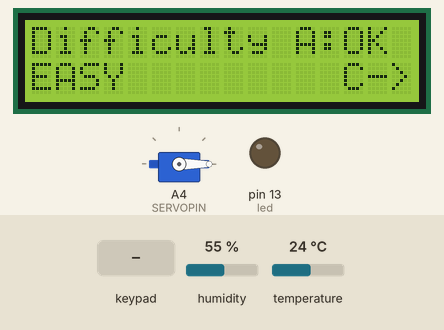
Bench run of a sketch on a simulated Arduino Uno, built with avr-gcc and run on an emulated ATmega328P. On the bench: servo, 16×2 character LCD, output pins drawn as LEDs (lit = HIGH). The inputs (shaded band) are chosen by the test bench; at power-on: humidity 55 %, temperature 24 °C. What the sketch prints to the serial monitor is not drawn.

Above: at 8.0 s.
8.1 s: key 'A' pressed
At 9.1 s:
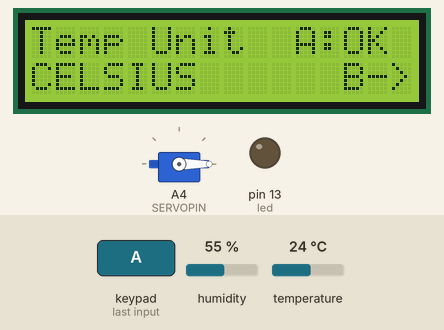
9.6 s: keypad keys 9 8 7 6 A pressed 0.4 s apart
At 11.5 s:
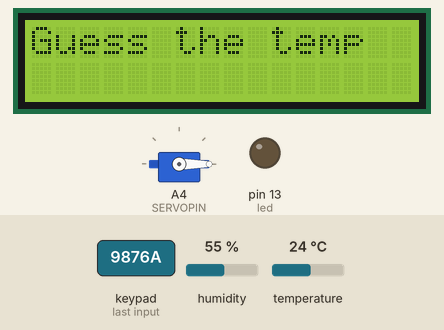
13.1 s: keypad keys 1 3 9 7 A pressed 0.4 s apart
At 15.8 s:
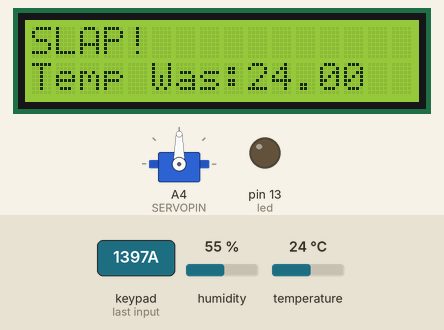
Timing chart, 0 to 17.3 s (numbered marks = the images above; inputs shaded):
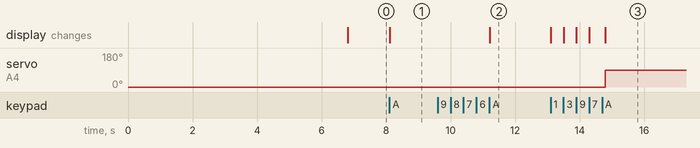

The sketch:

NumKeyPadTempGuessV1-0-0.ino
```cpp
//Version 1.0.0, last updated 9/8/2020
#include <dht_nonblocking.h>
#include <Keypad.h>
#include <LiquidCrystal.h>
#include <Servo.h>
#define SERVOPIN A4
#define ONBOARDLED 13
#define DHTPIN 10
#define accuracy 3
#define DHT_SENSOR_TYPE DHT_TYPE_11
//#define DHT_SENSOR_TYPE DHT_TYPE_21
//#define DHT_SENSOR_TYPE DHT_TYPE_22
/*
***  DON'T FORGET TO DOWNLOAD AND INSTALL THE SimpleDHT AND KEYPAD LIBRARIES   ***
  JUST EXTRACT THEM IN ARDUINO LIBRARIES FOLDER
*/
LiquidCrystal lcd(12, 11, 5, 4, 3, 2);
Servo myservo;
byte led = ONBOARDLED;

uint8_t programLocation = 0;
uint8_t difficulty = 0;//0 is easy, 1 is medium, 2 is hard, 3 is epic
uint8_t index = 0;
char inputTemperature[16] = {'0', '0'}; //a list of chars, the input temperature
bool isFahrenheit = 0;
char gotKey;
uint8_t digitHundredths = 0;
uint8_t digitTenths = 0;
uint8_t digitOnes = 0;
uint8_t digitTens = 0;
uint8_t digitHundreds = 0;
int8_t asteriskIn;
const byte ROWS = 4; // Four rows
const byte COLS = 4; // columns
const float DIFF_TOL_C[4] = {2, 1.5, 1, 0.5};
const float DIFF_TOL_F[4] = {3.6 , 2.7, 1.8, 0.9};
float guessedTemp;
bool win;
// Define the Keymap
char keys[ROWS][COLS] = {
  {'1', '2', '3', 'A'},
  {'4', '5', '6', 'B'},
  {'7', '8', '9', 'C'},
  {'*', '0', '#', 'D'}
};
byte rowPins[ROWS] = { A0, A1, A2, A3 };// Connect keypad ROW0, ROW1, ROW2 and ROW3 to these Arduino pins.
byte colPins[COLS] = { 9, 8, 7, 6 };// Connect keypad COL0, COL1 and COL2 (And COL3?) to these Arduino pins.
Keypad keypad = Keypad(makeKeymap(keys), rowPins, colPins, ROWS, COLS ); //Make keypad

//init DHT sensor
float temperature;
float humidity;
byte data[40] = {0};
float tempMeasure = 0;
uint8_t worked = 0;
float tempCelsius;
float tempFahrenheit;
DHT_nonblocking dht_sensor(10, DHT_SENSOR_TYPE);

int in_array_char(const char store[], const int storeSize, const char query) {
    if (query == store[0]){return 0;}
    if (query == store[1]){return 1;}
    if (query == store[2]){return 2;}
    if (query == store[3]){return 3;}
    if (query == store[4]){return 4;}
    if (query == store[5]){return 5;}
    if (query == store[6]){return 6;}
    if (query == store[7]){return 7;}
   return -1;
} //A really stupid way of seeing if something exists in an array; my other function was getting too much errors so I gave up D:

float charlistToTemp(char charlist[]) {
  asteriskIn = in_array_char(charlist, sizeof(charlist), '*');
  Serial.println("asteriskIn:");
  Serial.println(asteriskIn);
  Serial.println("index:");
  Serial.println(index);

  if (charlist[0] != '#' && asteriskIn == -1){
    if (index == 3) {
      digitHundreds = charlist[0] - '0';
      digitTens = charlist[1] - '0';
      digitOnes = charlist[2] - '0';
    }

    if (index == 2) {
      digitTens = charlist[0] - '0';
      digitOnes = charlist[1] - '0';
    }

    if (index == 1) {
      digitOnes = charlist[0] - '0';
    }
  }

  if (charlist[0] != '#' && asteriskIn != -1){
    if (asteriskIn == 3) {
      digitHundreds = charlist[0] - '0';
      digitTens = charlist[1] - '0';
      digitOnes = charlist[2] - '0';
    }

    if (asteriskIn == 2) {
      digitTens = charlist[0] - '0';
      digitOnes = charlist[1] - '0';
    }

    if (asteriskIn == 1) {
      digitOnes = charlist[0] - '0';
    }
    if (index - asteriskIn == 2){ //index is like a length variable, but asteriskIn is like an index variable (yes that is confusing) so it is only checking for one digit in between,
      //but the number is 2 because of the zero-starting property in arrays and the way cpp (and many other languages) take lengths. It also matters how the rest of my code is formatted to output "index".
      digitTenths = charlist[asteriskIn + 1] - '0';
    }
    if (index - asteriskIn >= 3){ //same rule, I am stopping here, making the max you can put in 2 digits
      digitTenths = charlist[asteriskIn + 1] - '0';
      digitHundredths = charlist[asteriskIn + 2] - '0';
    }
  }
  //copying all this but with the "negative" symbol
  if (charlist[0] == '#' && asteriskIn == -1){
    if (index == 4) { //increase index by one to factor in the # symbol
      digitHundreds = charlist[1] - '0';
      digitTens = charlist[2] - '0';
      digitOnes = charlist[3] - '0';
    }

    if (index == 3) {
      digitTens = charlist[1] - '0';
      digitOnes = charlist[2] - '0';
    }

    if (index == 2) {
      digitOnes = charlist[1] - '0';
    }
  }

  if (charlist[0] == '#' && asteriskIn != -1){
    if (asteriskIn == 4) {
      digitHundreds = charlist[1] - '0';
      digitTens = charlist[2] - '0';
      digitOnes = charlist[3] - '0';
    }

    if (asteriskIn == 3) {
      digitTens = charlist[1] - '0';
      digitOnes = charlist[2] - '0';
    }

    if (asteriskIn == 2) {
      digitOnes = charlist[1] - '0';
    }

    if (index - asteriskIn == 2){ //index is like a length variable, but asteriskIn is like an index variable (yes that is confusing) so it is only checking for one digit in between,
      //but the number is 2 because of the zero-starting property in arrays and the way cpp (and many other languages) take lengths. It also matters how the rest of my code is formatted to output "index".
      Serial.println("Got to correct point in code for #0*1");
      digitTenths = charlist[asteriskIn + 1] - '0';
    }
    if (index - asteriskIn >= 3){ //same rule, I am stopping here, making the max you can put in 2 digits
      digitTenths = charlist[asteriskIn + 1] - '0';
      digitHundredths = charlist[asteriskIn + 2] - '0';
    }
  }
  int8_t negative = 1;
  if(charlist[0] == '#'){negative = -1;}
  Serial.println("Digits:");
  if (negative){
    Serial.println("-");
  }
  Serial.println(digitHundreds);
  Serial.println(digitTens);
  Serial.println(digitOnes);
  Serial.println(".");
  Serial.println(digitTenths);
  Serial.println(digitHundredths);
  float output = (digitHundreds * 100 + digitTens * 10 + digitOnes + digitTenths * 0.1 + digitHundredths * 0.01) * negative;
  Serial.println("charlistToTemp Output:");
  Serial.println(output);
  return output;
}

void checkTemperature() {
  guessedTemp = charlistToTemp(inputTemperature);
  Serial.println("guessedTemp");
  Serial.println(guessedTemp);
  float Fdiff = abs(guessedTemp - tempFahrenheit);
  float Cdiff = abs(guessedTemp - tempCelsius);
  Serial.println("Fdiff:");
  Serial.println(Fdiff);
  Serial.println("Cdiff:");
  Serial.println(Cdiff);
  if (isFahrenheit) {
    win = (abs(guessedTemp - tempFahrenheit) <= DIFF_TOL_F[difficulty]); //win is a boolean, it takes the condition of (abs(..., so it is like a shortened if loop.
  } else {
    win = (abs(guessedTemp - tempCelsius) <= DIFF_TOL_C[difficulty]);
    //I could have shortened this further by putting the isFahrenheit all in with the win statement by multiplying it with
    //the isFahrenheit for the fahrenheit part and !isFahrenheit for the celsius part, but that felt like overobfuscating
    //like this
    //win = (abs(guessedTemp - tempFahrenheit) <= DIFF_TOL_F[difficulty])*isFahrenheit + (abs(guessedTemp - tempCelsius) <= DIFF_TOL_C[difficulty])*(!isFahrenheit)
  }
}

void setup() {
  pinMode(led, OUTPUT);
  myservo.attach(SERVOPIN);
  digitalWrite(led, LOW); // Turn the LED off
  myservo.write(0);
  lcd.begin(16, 2);
  Serial.begin(9600);
  lcd.setCursor(0, 0);
  lcd.print("Measuring Temp");
  lcd.setCursor(0, 1);
  lcd.print("Most Fun Outside");
  while (worked < accuracy){
    if ((dht_sensor.measure(&temperature, &humidity))) {
      tempMeasure += temperature;
      Serial.println("Measured");
      Serial.println(temperature);
      worked++;
    }
  }
  lcd.clear();
  tempCelsius = tempMeasure/accuracy;
  tempFahrenheit = tempCelsius * 1.8 + 32;
}

void loop() {
  gotKey = keypad.getKey();
  if (programLocation == 0) {
    lcd.setCursor(0, 0);
    lcd.print("Difficulty A:OK");
    lcd.setCursor(0, 1);
    switch (difficulty) {
      case 0: lcd.print("EASY         C->"); break;
      case 1: lcd.print("MEDIUM   <-B C->"); break;
      case 2: lcd.print("HARD     <-B C->"); break;
      case 3: lcd.print("EPIC     <-B    "); break;
    }

    if (gotKey == 'B' && difficulty > 0) {
      difficulty--;
    }

    if (gotKey == 'C' && difficulty < 3) {
      difficulty++;
    }

    if (gotKey == 'A') {
      programLocation = 1;
      Serial.println("difficulty:");
      Serial.println(difficulty);
      lcd.clear();
      gotKey = keypad.getKey();
    }

  }

  if (programLocation == 1) {
    //Part for Fahrenheit/Celsius choice
    lcd.setCursor(0, 0);
    lcd.print("Temp Unit  A:OK");
    lcd.setCursor(0, 1);
    switch (isFahrenheit) {
      case 1: lcd.print("FAHRENHEIT   B->"); break;
      case 0: lcd.print("CELSIUS      B->"); break;
    }

    if (gotKey == 'B') {
      isFahrenheit = !isFahrenheit;
    }

    if (gotKey == 'A') {
      programLocation = 2;
      gotKey = keypad.getKey();
      lcd.clear();
      lcd.setCursor(0, 1);
      Serial.println("isFahrenheit:");
      Serial.println(isFahrenheit);
    }


  }
  if (programLocation == 2) {
    lcd.setCursor(0, 0);
    lcd.print("Guess the temp");
    if (gotKey) {
      lcd.setCursor(index, 1);
      switch (gotKey) {
        case 'A': checkTemperature(); programLocation = 3; lcd.clear(); break; // confirm
        case 'C': index = 0; lcd.setCursor(0, 1); lcd.print("                "); break; //clear it
        case NO_KEY: break;
        default: inputTemperature[index] = gotKey; lcd.print(gotKey); index++;//add to list of chars and print
      }
    }
  }

  if (programLocation == 3) {
    lcd.setCursor(0,0);
    if (win)  {
      Serial.println("Success");
      lcd.print("You Win!");
      myservo.write(0);
      digitalWrite(led, HIGH);
    } else {
      Serial.println("Wrong");
      lcd.print("SLAP!");
      myservo.write(90);
      digitalWrite(led, LOW);
    }
    lcd.setCursor(0, 1);
    lcd.print("Temp Was:");
    lcd.print((isFahrenheit * tempFahrenheit) + ((!isFahrenheit) * tempCelsius));
    programLocation = 4;
  }
}
```

Measured:
- after the input at 8.1 s, the display: changes at once (image 1)
- after the input at 9.6 s, the display: changes after 1.6 s (image 2)
- after the input at 13.1 s, servo on A4 (SERVOPIN): 0° → 90° after 1.7 s; the display: first changes at once (image 3 shows a later state)
